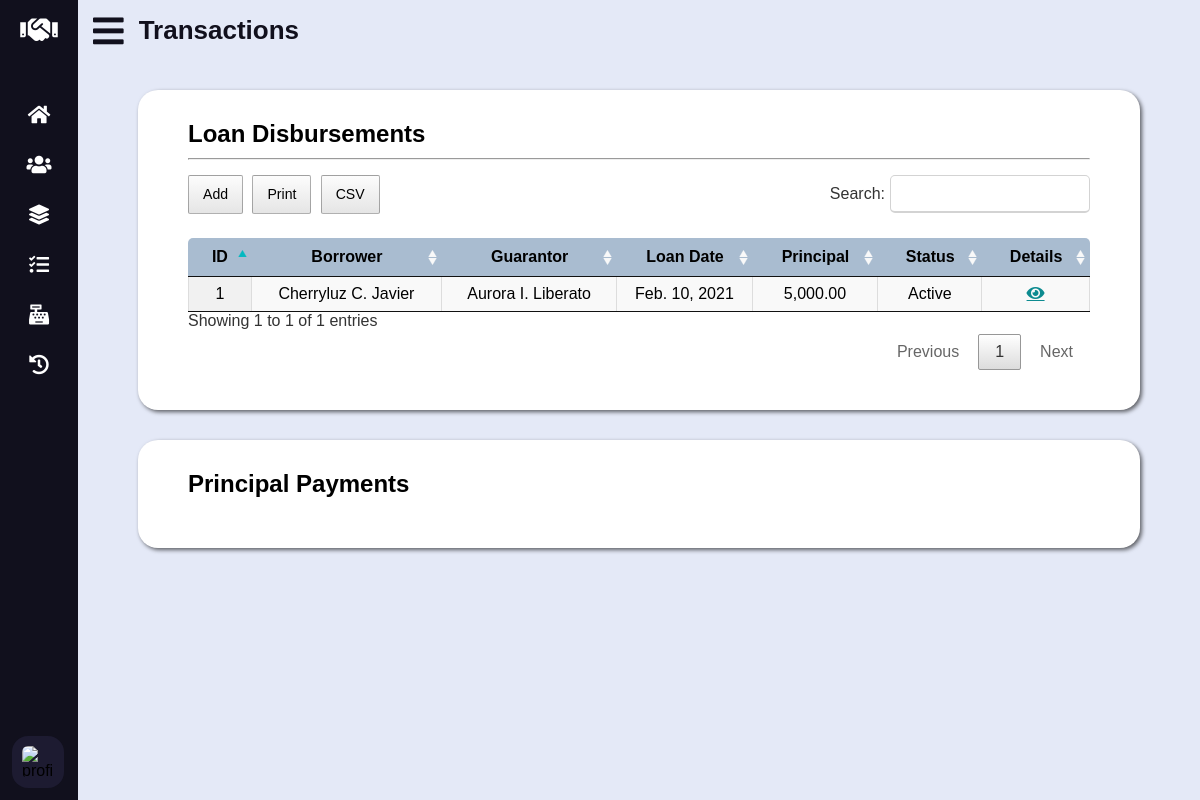
The app's page /transactions.php (signed in) with its own data.
### tables this page shows
CREATE TABLE `loan` (
	`loan_id` INT UNSIGNED AUTO_INCREMENT PRIMARY KEY,
	`borrower_id` INT UNSIGNED NOT NULL,
	`guarantor_id` INT UNSIGNED NOT NULL,
	`loan_date_time` DATETIME NOT NULL,
	`principal` DECIMAL(10, 2) NOT NULL,
	`status` ENUM('Active', 'Closed') DEFAULT 'Active' NOT NULL,

	CONSTRAINT fk_loan_borrower_id FOREIGN KEY (`borrower_id`)
		REFERENCES `data_subject` (`data_subject_id`)
		ON UPDATE CASCADE
		ON DELETE RESTRICT,
	CONSTRAINT fk_loan_guarantor_id FOREIGN KEY (`guarantor_id`)
		REFERENCES `guarantor` (`guarantor_id`)
		ON UPDATE CASCADE
		ON DELETE RESTRICT
);

### lib/database-handler.php (called while the page is built, shortened)
<?php
class Database {
	private $host = DB_HOST;
	private $dbname = DB_NAME;
	private $charset = DB_CHARSET;
	private $user = DB_USER;
	private $password = DB_PASSWORD;
	private $dbh;
	private $stmt;
	public function __construct() {
		$dsn = "mysql:host=".$this->host.";charset=".$this->charset.";dbname=".$this->dbname;
		$options = array (
			PDO::ATTR_PERSISTENT => true,
			PDO::ATTR_ERRMODE => PDO::ERRMODE_EXCEPTION,
			PDO::ATTR_ORACLE_NULLS => PDO::NULL_NATURAL
		);
		try {
			$this->dbh = new PDO($dsn, $this->user, $this->password, $options);
		}
		catch (PDOException $e) {
			$this->error = $e->getMessage()." in ".$e->getFile()." on line ".$e->getLine();
			$this->terminate();
		}
	}
	public function query($query) {
		$this->stmt = $this->dbh->prepare($query);
	}
	public function bind($param, $value, $type = null) {
		if (is_null($type)) {
			switch (true) {
				default:
					$type = PDO::PARAM_STR;
			}
		}
		$this->stmt->bindValue($param, $value, $type);
	}
	public function execute($message = "", $redirect = "") {
		try {
			return $this->stmt->execute();
		}
		catch (PDOException $e) {
			$this->logFile = "../src/log.txt";
			$this->error = $e->getMessage()." in ".$e->getFile()." on line ".$e->getLine();
			$this->logError();
		}
		finally {
			if ($redirect !== "") {
				$this->confirmQuery($message, $redirect);
			}
		}
	}
	public function resultSet() {
		$this->execute();
		return $this->stmt->fetchAll(PDO::FETCH_OBJ);
	}
	public function resultColumn() {
		$this->execute();
		return $this->stmt->fetchColumn();
	}
}

### models/Transaction.php (called while the page is built, shortened)
<?php
class Transaction {
	private $db;
	public function __construct() {
		$this->db = new Database();
	}
	public function getLoans() {
		$this->db->query("SELECT * FROM `loan`");
		return $this->db->resultSet();
	}
}

### models/DataSubject.php (called while the page is built, shortened)
<?php
class DataSubject {
	private $db;
	public function __construct() {
		$this->db = new Database();
	}
	public function getName($id) {
		$this->db->query("SELECT CONCAT(`fname`, ' ', LEFT(`mname`, 1), '. ', `lname`) AS name FROM `data_subject` WHERE `data_subject_id` = ?");
		$this->db->bind(1, $id);
		return $this->db->resultColumn();
	}
}

### lib/conversion-util.php (called while the page is built, shortened)
<?php
class Converter {
	public function shortToLongDate($date) {
		$time_stamp = strtotime($date);
		$format = "M. j, Y";
		$formatted_date = date($format, $time_stamp);
		return $formatted_date;
	}
}

### transactions.php (the view, shortened to what this page needs)
<?php
	require_once "lib/database-handler.php";
	require_once "lib/conversion-util.php";
	require_once "models/Transaction.php";
	require_once "models/DataSubject.php";
	$converter = new Converter();
	$transaction = new Transaction();
	$data_subject = new DataSubject();
	$loans = $transaction->getLoans();
?>
<!DOCTYPE html>
<html lang="en">
<head>
	<link rel="stylesheet" type="text/css" href="css/all.min.css" />
	<link rel="stylesheet" type="text/css" href="css/datatables.min.css" />
	<link rel="stylesheet" type="text/css" href="css/tingle.min.css" />
	<link rel="stylesheet" type="text/css" href="css/style.css" />
	<link rel="stylesheet" type="text/css" href="css/vertical-nav-bar.css" />
	<link rel="stylesheet" type="text/css" href="css/tables.css" />
	<link rel="stylesheet" type="text/css" href="css/forms.css" />
	<link rel="stylesheet" type="text/css" href="css/media-queries.css" />
</head>
<body>
	<main>
		<header>
			<i class="fas fa-bars"></i>
			<h2 class="text">Transactions</h2>
		</header>
		<section id="loan-disbursements">
			<h3>Loan Disbursements</h3>
			<hr />
			<table id="loan-disbursements-tbl" class="display cell-border" width="100%">
				<thead>
					<tr>
						<th>ID</th>
						<th>Borrower</th>
						<th>Guarantor</th>
						<th>Loan Date</th>
						<th>Principal</th>
						<th>Status</th>
						<th>Details</th>
					</tr>
				</thead>
				<tbody>
					<?php foreach ($loans as $l): ?>
					<tr>
						<td><?php echo $l->loan_id; ?></td>
						<td><?php echo $data_subject->getName($l->borrower_id); ?></td>
						<td><?php echo $data_subject->getName($l->guarantor_id); ?></td>
						<td><?php echo $converter->shortToLongDate($l->loan_date_time); ?></td>
						<td><?php echo number_format($l->principal, 2, ".", ","); ?></td>
						<td><?php echo $l->status; ?></td>
						<td><a class="fas fa-eye" href="loan-details.php?id=<?php echo $l->loan_id; ?>"></a></td>
					</tr>
					<?php endforeach; ?>
				</tbody>
			</table>
		</section>
		<section id="principal-payments">
			<h3>Principal Payments</h3>
		</section>
	</main>
</body>
</html>

### css/style.css (style rules this page uses)
:root { --athens-gray: #e8e9eb; --azureish-white: #dae8f5; --botticelli: #d4e1ee; --blue-chill: #0d8b90; --cyan: #03b8c0; --dark-purple: #1d1b31; --eden: #0d3b4c; --light-steel-blue: #a9bcd0; --link-water: #e4e9f7; --roman-silver: #787e87; --silver-sand: #c5c6c8; --xiketic: #11101d; }
* { box-sizing: border-box; font-family: "Poppins", sans-serif; margin: 0; padding: 0; }
html, body { height: 100%; }
main { background: var(--link-water); left: 280px; min-height: 100vh; position: relative; transition: all 0.5s ease; width: calc(100% - 280px); padding-bottom: 30px; }
main header { align-items: center; color: var(--xiketic); display: flex; font-size: 35px; height: 60px; overflow: hidden; }
main header .fa-bars { cursor: pointer; margin: 0 15px; }
h2 { font-size: 26px; font-weight: 600; }
h3 { font-size: 24px; margin: 10px 0; }
section { margin: 30px 60px; padding: 20px 50px 40px 50px; box-shadow: 2px 2px 4px rgba(0, 0, 0, 0.6); background-color: #fff; border-radius: 20px; }
hr { margin-bottom: 15px; }

### css/vertical-nav-bar.css (style rules this page uses)
nav { background: var(--xiketic); height: 100%; left: 0; position: fixed; top: 0; transition: all 0.5s ease; width: 280px; z-index: 100; }
nav.closed { width: 78px; }
nav h1 { align-items: center; display: flex; height: 60px; width: 100%; }
nav h1 .fa-handshake { color: #fff; font-size: 30px; height: 50px; line-height: 50px; min-width: 78px; text-align: center; }
nav .nav-links { height: 100%; overflow: auto; padding: 30px 0 150px 0; }
nav.closed .nav-links { overflow: visible; }
nav .nav-links li { list-style: none; position: relative; transition: all 0.4s ease; }
nav .nav-links li .parent-menu { align-items: center; display: flex; justify-content: space-between; }
nav.closed .nav-links li .parent-menu { display: block }
nav .nav-links li i { color: #fff; cursor: pointer; font-size: 20px; height: 50px; line-height: 50px; min-width: 78px; text-align: center; transition: all 0.3s ease; }
nav .nav-links li a { align-items: center; display: flex; text-decoration: none; }
nav .profile-details { align-items: center; background: var(--dark-purple); bottom: 0; display: flex; justify-content: flex-start; padding: 12px 0; position: fixed; transition: all 0.5s ease; width: 280px; }
nav.closed .profile-details { background: none; }
nav.closed .profile-details { width: 78px; }
nav .profile-details .profile-content { align-items: center; display: flex; }
nav .profile-details img { background: var(--dark-purple); border-radius: 16px; height: 52px; margin: 0 14px 0 12px; object-fit: cover; transition: all 0.5s ease; width: 52px; }
nav.closed .profile-details img { padding: 10px; }
nav.closed ~ main { left: 78px; width: calc(100% - 78px); }

### css/tables.css (style rules this page uses)
table { padding-top: 20px; text-align: center; }
table thead th { font-family: "Poppins Regular", sans-serif; background-color: var(--light-steel-blue); }
table thead th:first-child { border-radius: 5px 0 0 0; }
table thead th:last-child { border-radius: 0 5px 0 0; }
table .fas { color: var(--blue-chill); }
.fas, .far, #new-guarantor table tr:hover { cursor: pointer; }

### records on screen
loan: loan_id "1", borrower_id "Cherryluz C. Javier", guarantor_id "Aurora I. Liberato", loan_date_time "Feb. 10, 2021", principal "5,000.00", status "Active"
